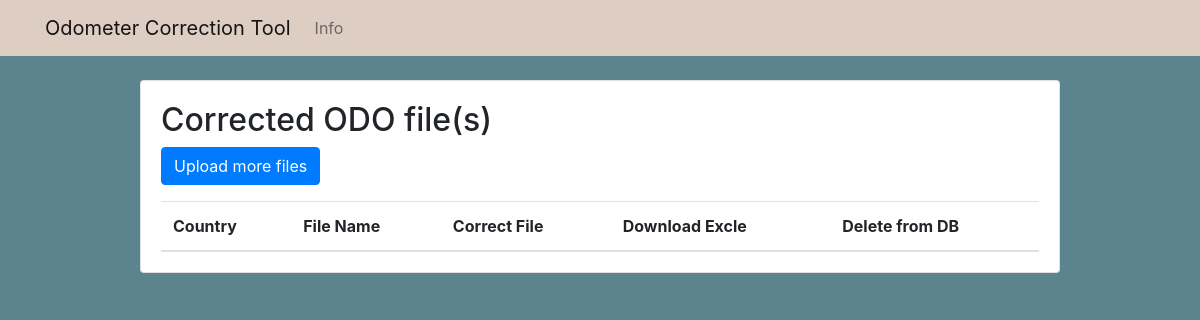
Before: /excel/ with the older database file.
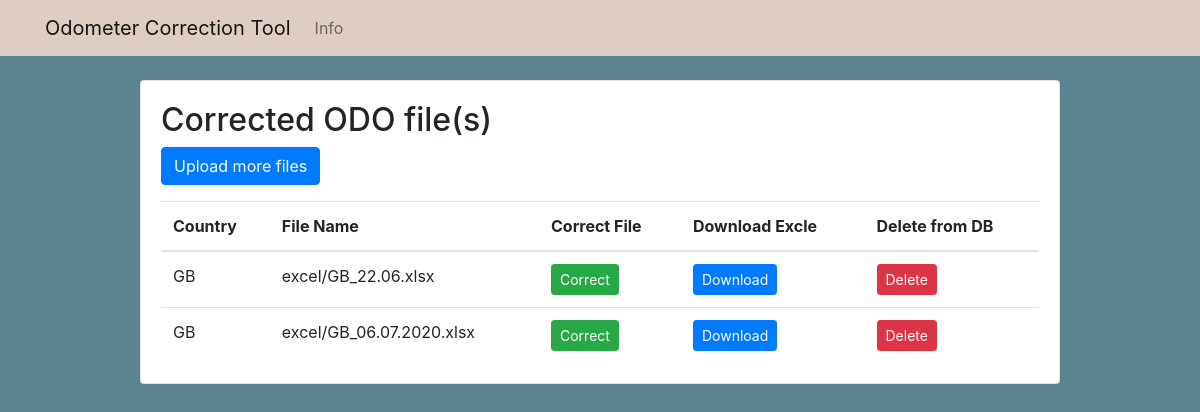
After: the same page with the newer database file.
### odo_correction/models.py (models this page shows, shortened)
class Excel(models.Model):
    country = models.CharField(default= "", max_length = 20)
    file = models.FileField(upload_to ='excel')
    corrected = models.BooleanField(default=False) # pandas correction status
    file_end = models.BooleanField(default=False) # format checker
    file_content = models.BooleanField(default=False) # df required columns checker

### odo_correction/views.py (the view)
# urls.py: path('excel/', views.excel_list, name='excel_list'),
def excel_list(request):
    files = Excel.objects.all()
    return render(request, 'odo_correction/excel_list.html', {'files':files})

### odo_correction/templates/odo_correction/excel_list.html (shortened to what this page needs)
{% extends 'odo_correction/base.html' %}
{% block content %}
    <h2> Corrected ODO file(s)</h2>
    <p>
        <a href="{% url 'excel_upload' %}" class="btn btn-primary">Upload more files</a>
    </p>
    <table class="table mb-0">
        <thead>
            <tr>
                <th>Country</th>
                <th>File Name</th>
                <th>Correct File</th>
                <th>Download Excle</th>
                <th>Delete from DB</th>
            </tr>
        </thead>
        <tbody>
            {% for f in files %}
                <tr>
                    <td>{{ f.country }}</td>
                    <td>{{ f.file.name }}</td>
                    <td>
                        <form method="post" action="{% url 'excel_correction' f.pk %}">
                            <button type="submit" class="btn btn-success btn-sm">Correct</button>
                        </form>
                    </td>
                    <td>
                        <a href="{{ f.file.url }}" class="btn btn-primary btn-sm">Download</a>
                    </td>
                    <td>
                        <form method="post" action="{% url 'excel_delete' f.pk %}">
                            <button type="submit" class="btn btn-danger btn-sm">Delete</button>
                        </form>
                    </td>
                </tr>
            {% endfor %}
        </tbody>
    </table>
{% endblock %}

### odo_correction/templates/odo_correction/base.html (shortened to what this page needs)
{% load static %}<!doctype html>
<html lang="en">
<head>
  <link rel="stylesheet" href="https://stackpath.bootstrapcdn.com/bootstrap/4.1.3/css/bootstrap.min.css">
  <link rel="stylesheet" type="text/css" href="{% static 'odo_correction/main.css' %}">
</head>
<body>
  <nav class="navbar navbar-expand-lg navbar-light mb-4" style="background-color:#decdc3">
    <div class="container">
      <a class="navbar-brand" href="{% url 'excel_upload' %}">Odometer Correction Tool</a>
      <div class="collapse navbar-collapse" id="navbarSupportedContent">
        <ul class="navbar-nav">
          <li class="nav-item">
            <a class="nav-link" href="{% url 'info' %}">Info</a>
          </li>
        </ul>
      </div>
    </div>
  </nav>
  <div class="container">
    <div class="row justify-content-center">
      <div class="col-lg-10 col-md-12">
        <div class="card mb-4">
          <div class="card-body">
            {% block content %}
            {% endblock %}
          </div>
        </div>
      </div>
    </div>
  </div>
</body>
</html>

### odo_correction/static/odo_correction/main.css (style rules this page uses)
body { background-color: #5c848e; }

Changed rows visible on the page:
added Excel: country "GB", file.name "excel/GB_22.06.xlsx"
added Excel: country "GB", file.name "excel/GB_06.07.2020.xlsx"
